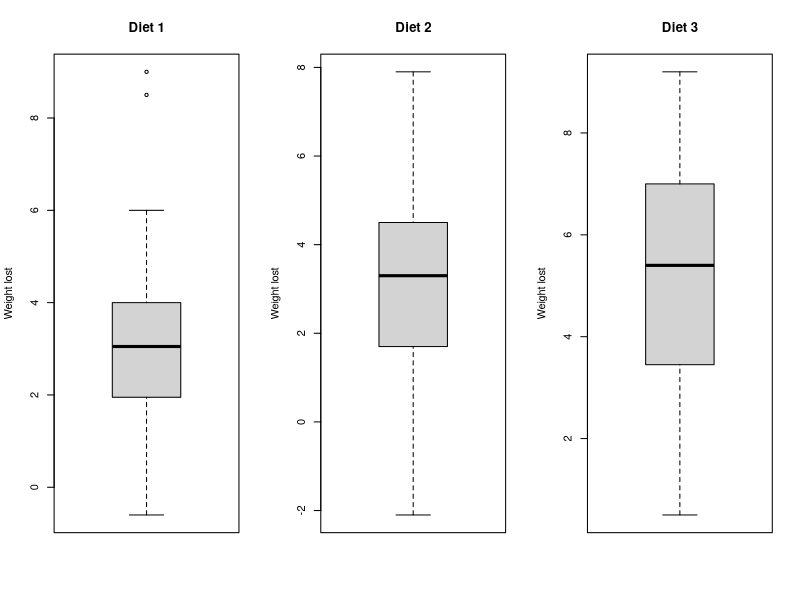
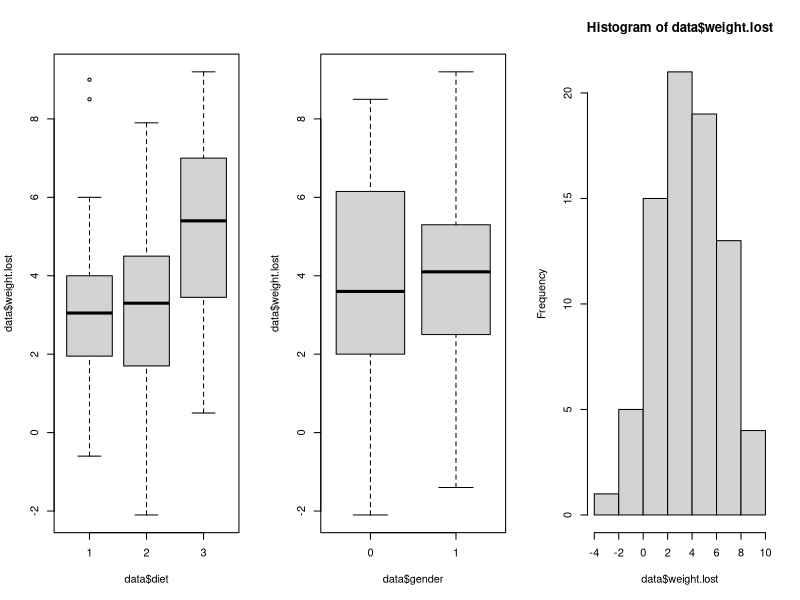
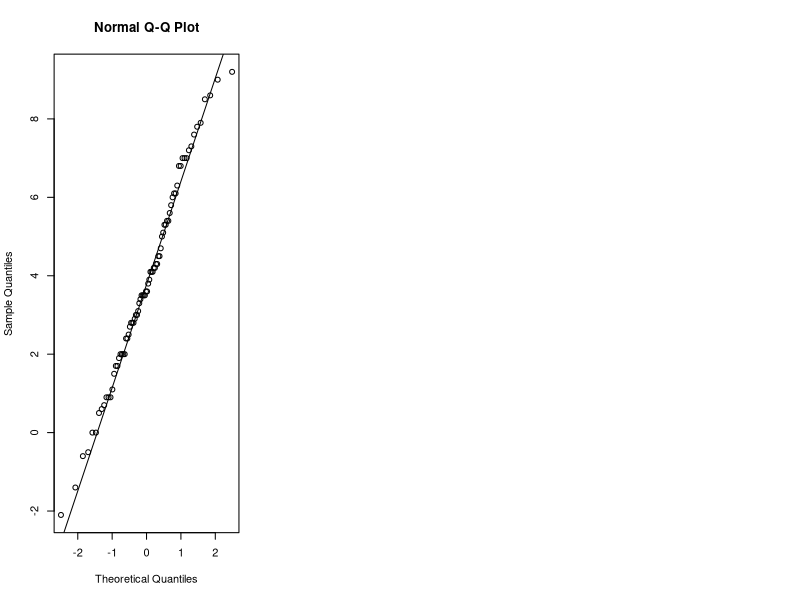
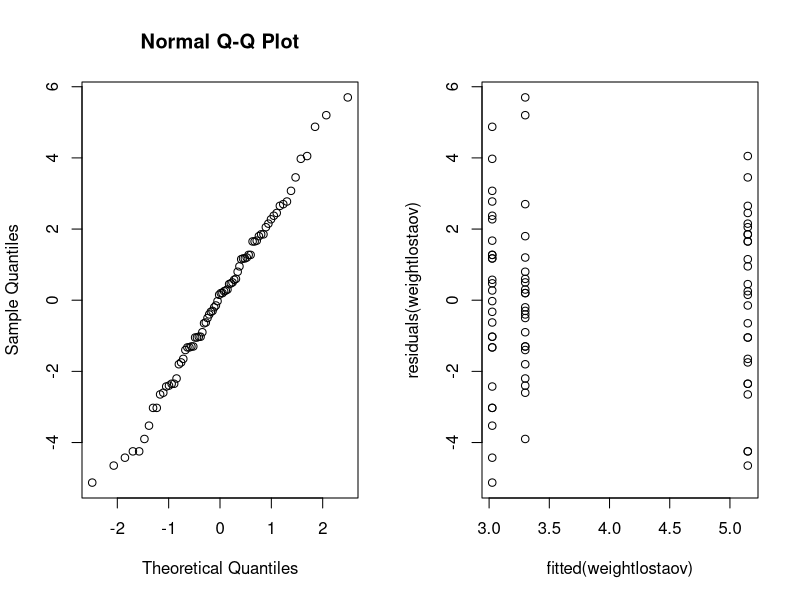
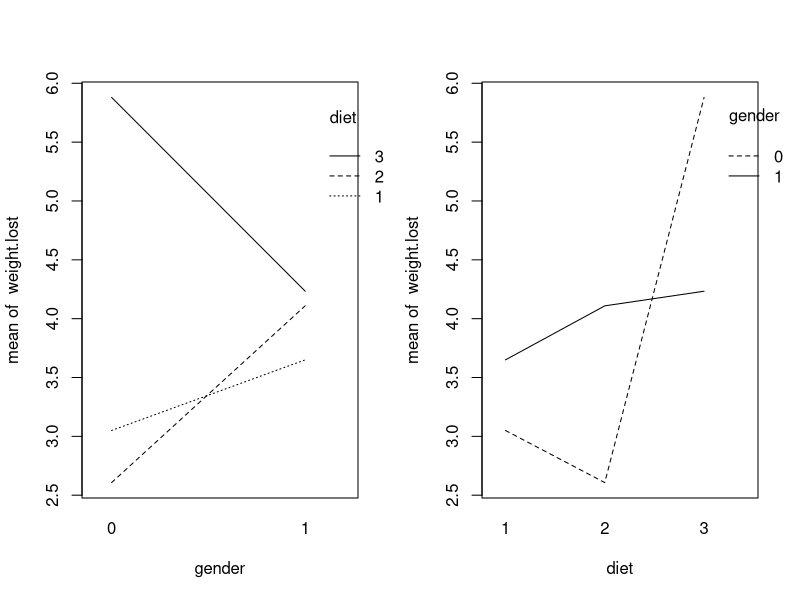
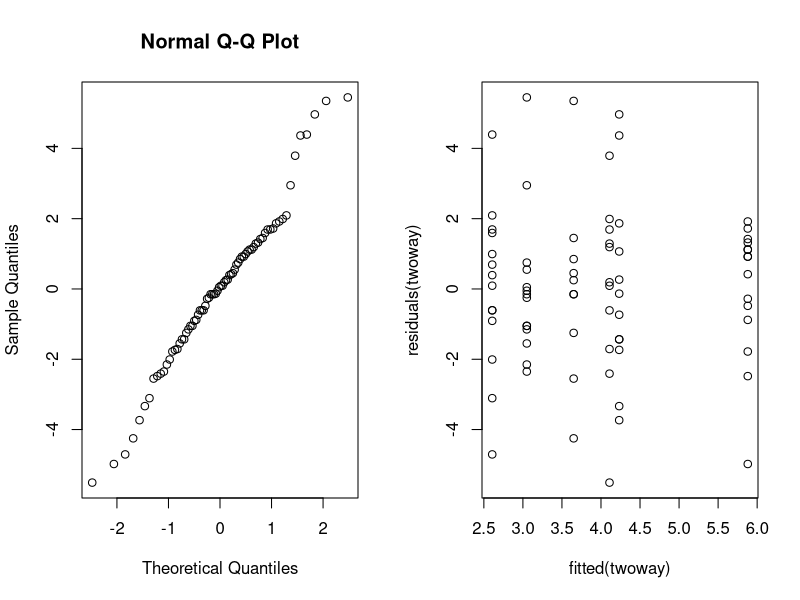

Write the R code that produced these figures, in order.
## ---- chunk 1
knitr::opts_chunk$set(echo = TRUE)
library(glue)
## ---- chunk 2
data = read.table('../data/diet.txt', header=TRUE)

weight.lost = data$preweight - data$weight6weeks
data = cbind(data,weight.lost)

pre = data$preweight
post = data$weight6weeks
age = data$age
## ---- chunk 3
par(mfrow = c(1,3))
boxplot(data$weight.lost[data$diet == 1], main="Diet 1", ylab="Weight lost")
boxplot(data$weight.lost[data$diet == 2], main="Diet 2", ylab="Weight lost")
boxplot(data$weight.lost[data$diet == 3], main="Diet 3", ylab="Weight lost")

#OR
boxplot(data$weight.lost~data$diet)
boxplot(data$weight.lost~data$gender)
hist(data$weight.lost)
## ---- chunk 4
qqnorm(weight.lost); qqline(weight.lost)
shapiro.test(weight.lost)
## ---- chunk 5
t.test(pre,post,paired=TRUE)
## ---- chunk 6
data$diet = as.factor(data$diet)
df = data[c("weight.lost","diet")]; df
is.factor(df$diet); is.numeric(df$diet)
## ---- chunk 7
weightlostaov = lm(weight.lost~diet,data=df)
anova(weightlostaov)
summary(weightlostaov)
confint(weightlostaov)
## ---- chunk 8
par(mfrow=c(1,2)); qqnorm(residuals(weightlostaov))
plot(fitted(weightlostaov),residuals(weightlostaov))
## ---- chunk 9
kruskal.test(weight.lost, df$diet)
## ---- chunk 10
data$gender = as.factor(data$gender)
df2 = data[c("weight.lost","diet","gender")]
is.factor(df2$gender); is.factor(df2$diet)
## ---- chunk 11
gender = data$gender
diet = data$diet
par(mfrow=c(1,2))
interaction.plot(gender,diet,weight.lost)
interaction.plot(diet,gender,weight.lost)
## ---- chunk 12
twoway = lm(weight.lost~diet*gender,data=df2)
anova(twoway)
summary(twoway)
confint(twoway)
## ---- chunk 13
par(mfrow=c(1,2)); qqnorm(residuals(twoway));
plot(fitted(twoway),residuals(twoway))
## ---- chunk 14
summary(weightlostaov)
